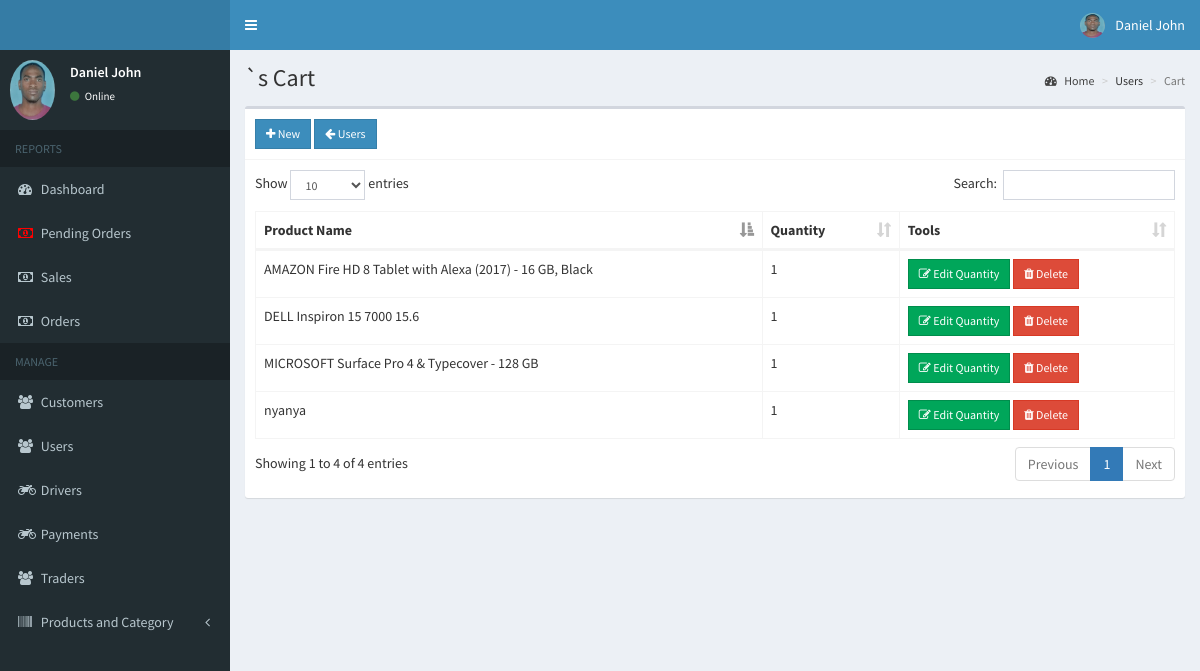
The page /admin/cart.php?user=220 (signed in) on the database its author committed.
### tables this page shows
CREATE TABLE IF NOT EXISTS `users` (
  `id` int(11) NOT NULL AUTO_INCREMENT,
  `email` varchar(200) DEFAULT NULL,
  `password` varchar(60) DEFAULT NULL,
  `type` int(1) DEFAULT NULL,
  `firstname` varchar(50) DEFAULT NULL,
  `lastname` varchar(50) DEFAULT NULL,
  `address` text,
  `contact_info` varchar(100) DEFAULT NULL,
  `photo` varchar(200) DEFAULT NULL,
  `status` int(1) DEFAULT NULL,
  `activate_code` varchar(15) DEFAULT NULL,
  `reset_code` varchar(15) DEFAULT NULL,
  `created_on` date NOT NULL,
  PRIMARY KEY (`id`)
);

CREATE TABLE IF NOT EXISTS `sales` (
  `id` int(11) NOT NULL AUTO_INCREMENT,
  `user_id` int(11) NOT NULL,
  `pay_id` varchar(50) DEFAULT NULL,
  `delivery_status` varchar(15) DEFAULT NULL,
  `sales_date` date NOT NULL,
  PRIMARY KEY (`id`)
);

CREATE TABLE IF NOT EXISTS `cart` (
  `id` int(11) NOT NULL AUTO_INCREMENT,
  `user_id` int(11) NOT NULL,
  `product_id` int(11) NOT NULL,
  `quantity` int(11) NOT NULL,
  PRIMARY KEY (`id`)
);

CREATE TABLE IF NOT EXISTS `products` (
  `id` int(11) NOT NULL AUTO_INCREMENT,
  `category_id` int(11) NOT NULL,
  `name` text NOT NULL,
  `description` text NOT NULL,
  `slug` varchar(200) NOT NULL,
  `price` double NOT NULL,
  `photo` varchar(200) NOT NULL,
  `date_view` date DEFAULT NULL,
  `counter` int(11) DEFAULT NULL,
  `stock` int(50) DEFAULT NULL,
  PRIMARY KEY (`id`)
);

### admin/includes/session.php (called while the page is built, shortened)
<?php
	include '../includes/conn.php';
	$conn = $pdo->open();
	$stmt = $conn->prepare("SELECT * FROM users WHERE id=:id");
	$stmt->execute(['id'=>$_SESSION['admin']]);
	$admin = $stmt->fetch();
?>

### admin/cart.php (the view, shortened to what this page needs)
<?php include 'includes/session.php'; ?>
<?php
  if(!isset($_GET['user'])){
    header('location: users.php');
    exit();
  }
  else{
    $conn = $pdo->open();
    $stmt = $conn->prepare("SELECT * FROM users WHERE id=:id");
    $stmt->execute(['id'=>$_GET['user']]);
    $user = $stmt->fetch();
  }
?>
<?php include 'includes/header.php'; ?>
<body class="hold-transition skin-blue sidebar-mini">
<div class="wrapper">
  <?php include 'includes/navbar.php'; ?>
  <?php include 'includes/menubar.php'; ?>
  <div class="content-wrapper">
    <section class="content-header">
      <h1>
        <?php echo $user['firstname'].' '.$user['lastname'].'`s Cart' ?>
      </h1>
      <ol class="breadcrumb">
        <li><a href="#"><i class="fa fa-dashboard"></i> Home</a></li>
        <li>Users</li>
        <li class="active">Cart</li>
      </ol>
    </section>
    <section class="content">
      <div class="row">
        <div class="col-xs-12">
          <div class="box">
            <div class="box-header with-border">
              <a href="#addnew" data-toggle="modal" id="add" data-id="<?php echo $user['id']; ?>" class="btn btn-primary btn-sm btn-flat"><i class="fa fa-plus"></i> New</a>
              <a href="users.php" class="btn btn-sm btn-primary btn-flat"><i class="fa fa-arrow-left"></i> Users</a>
            </div>
            <div class="box-body">
              <table id="example1" class="table table-bordered">
                <thead>
                  <th>Product Name</th>
                  <th>Quantity</th>
                  <th>Tools</th>
                </thead>
                <tbody>
                  <?php
                    $conn = $pdo->open();
                    try{
                      $stmt = $conn->prepare("SELECT *, cart.id AS cartid FROM cart LEFT JOIN products ON products.id=cart.product_id WHERE user_id=:user_id");
                      $stmt->execute(['user_id'=>$user['id']]);
                      foreach($stmt as $row){
                        echo "
                          <tr>
                            <td>".$row['name']."</td>
                            <td>".$row['quantity']."</td>
                            <td>
                              <button class='btn btn-success btn-sm edit btn-flat' data-id='".$row['cartid']."'><i class='fa fa-edit'></i> Edit Quantity</button>
                              <button class='btn btn-danger btn-sm delete btn-flat' data-id='".$row['cartid']."'><i class='fa fa-trash'></i> Delete</button>
                            </td>
                          </tr>
                        ";
                      }
                    }
                    catch(PDOException $e){
                      echo $e->getMessage();
                    }
                  ?>
                </tbody>
              </table>
            </div>
          </div>
        </div>
      </div>
    </section>
  </div>
</div>
</body>
</html>

### admin/includes/navbar.php (shortened to what this page needs)
<header class="main-header">
  <a href="#" class="logo">
  </a>
  <nav class="navbar navbar-static-top">
    <a href="#" class="sidebar-toggle" data-toggle="push-menu" role="button">
    </a>
    <div class="navbar-custom-menu">
      <ul class="nav navbar-nav">
        <li class="dropdown user user-menu">
          <a href="#" class="dropdown-toggle" data-toggle="dropdown">
            <img src="<?php echo (!empty($admin['photo'])) ? '../images/'.$admin['photo'] : '../images/profile.jpg'; ?>" class="user-image" alt="User Image">
            <span class="hidden-xs"><?php echo $admin['firstname'].' '.$admin['lastname']; ?></span>
          </a>
        </li>
      </ul>
    </div>
  </nav>
</header>

### admin/includes/menubar.php (shortened to what this page needs)
<aside class="main-sidebar">
  <section class="sidebar">
    <div class="user-panel">
      <div class="pull-left image">
        <img src="<?php echo (!empty($admin['photo'])) ? '../images/'.$admin['photo'] : '../images/profile.jpg'; ?>" class="img-circle" alt="User Image">
      </div>
      <div class="pull-left info">
        <p><?php echo $admin['firstname'].' '.$admin['lastname']; ?></p>
        <a><i class="fa fa-circle text-success"></i> Online</a>
      </div>
    </div>
    <ul class="sidebar-menu" data-widget="tree">
      <li class="header">REPORTS</li>
      <li><a href="home.php"><i class="fa fa-dashboard"></i> <span>Dashboard</span></a></li>
      <li><a href="sales3.php">
      <?php
                    $conn = $pdo->open();
                      $stmt = $conn->prepare("SELECT *, sales.id AS salesid FROM sales LEFT JOIN users ON users.id=sales.user_id ORDER BY salesid DESC");
                      $stmt->execute();
                        while($row=$stmt->fetch()):
                          $stat1='Pending';
                          $stat=$row['delivery_status'];
                          if( $stat== $stat1){
      ?>
      <i class='fa fa-money blink_text'></i>
      <?php }
      else{
        ?><i class='fa fa-money'></i>  <?php
      ;}
       break;
      ?><?php endwhile; ?>
      <span>Pending Orders</span></a></li>
      <li><a href="sales.php"><i class="fa fa-money"></i> <span>Sales</span></a></li>
      <li><a href="sales2.php"><i class="fa fa-money"></i> <span>Orders</span></a></li>
      <li class="header">MANAGE</li>
      <li><a href="users.php"><i class="fa fa-users"></i> <span>Customers</span></a></li>
      <li><a href="users1.php"><i class="fa fa-users"></i> <span>Users</span></a></li>
      <li><a href="drivers.php"><i class="fa fa-motorcycle"></i> <span>Drivers</span></a></li>
      <li><a href="payment.php"><i class="fa fa-motorcycle"></i> <span>Payments</span></a></li>
      <li><a href="trader.php"><i class="fa fa-users"></i> <span>Traders</span></a></li>
      <li class="treeview">
        <a href="#">
          <i class="fa fa-barcode"></i>
          <span>Products and Category</span>
          <span class="pull-right-container">
            <i class="fa fa-angle-left pull-right"></i>
          </span>
        </a>
      </li>
    </ul>
  </section>
</aside>

### admin/includes/menubar.php (style rules this page uses)
.blink_text { animation:1s blinker linear infinite; -webkit-animation:1s blinker linear infinite; -moz-animation:1s blinker linear infinite; color: red; }

### rows shown on the page
users: photo (picture), firstname "Daniel", lastname "John"
sales: delivery_status "Pending" (drawn)
cart: product.name "MICROSOFT Surface Pro 4 & Typecover - 128 GB", quantity "1"
cart: product.name "DELL Inspiron 15 7000 15.6", quantity "1"
cart: product.name "nyanya", quantity "1"
cart: product.name "AMAZON Fire HD 8 Tablet with Alexa (2017) - 16 GB, Black", quantity "1"
